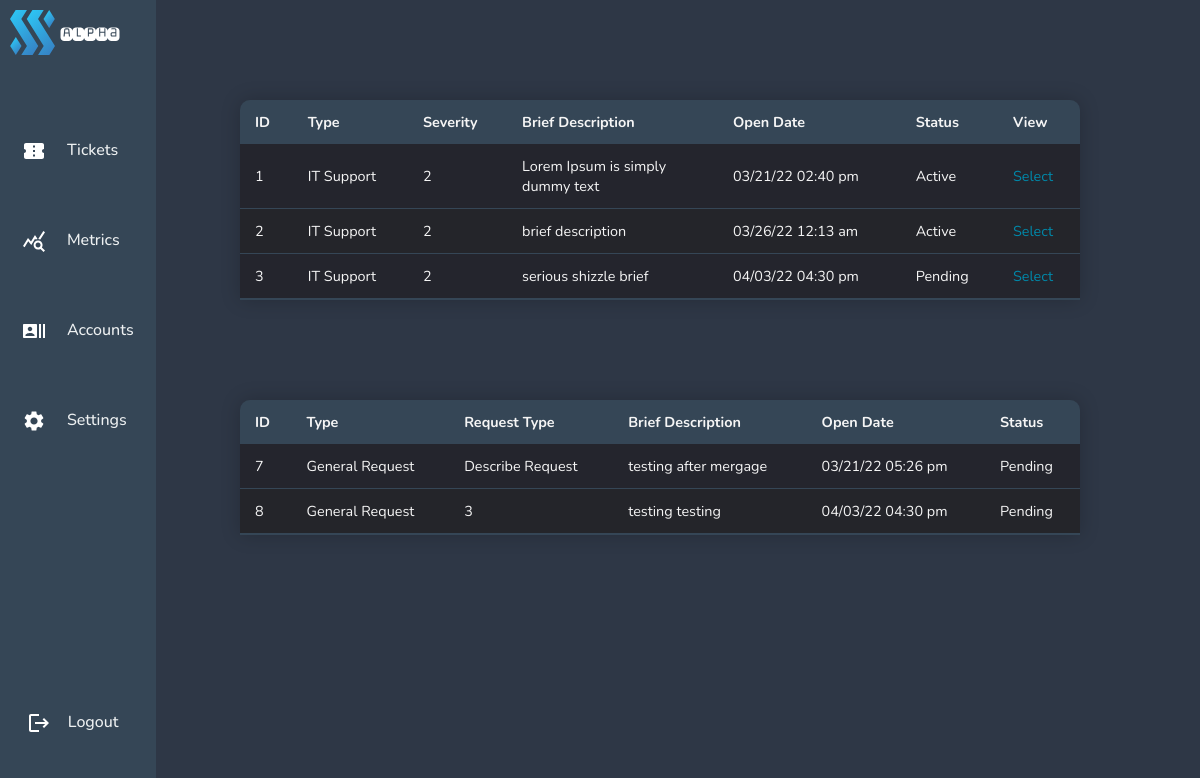
/pages/adviewtest.php, run on an earlier commit of the app's database.
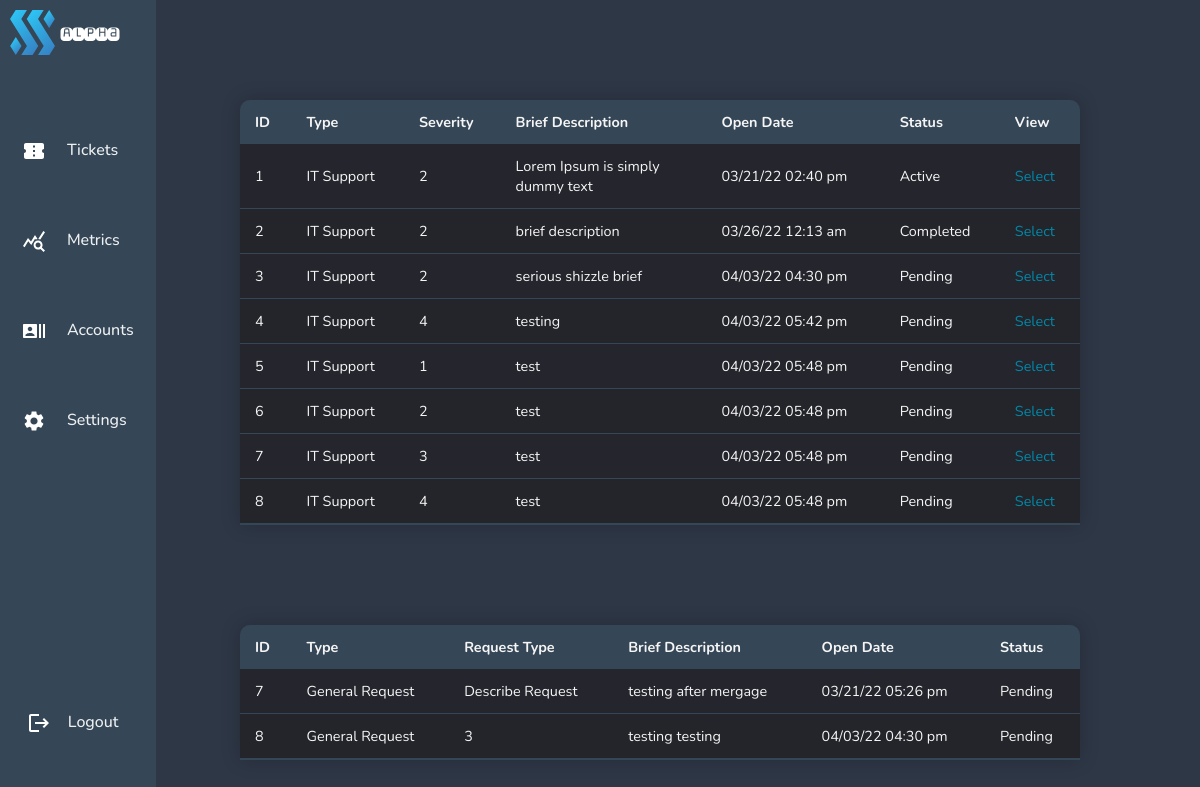
And on a later commit of the database.
### tables this page shows
CREATE TABLE "itticket" (
	"id"	INTEGER,
	"user"	INTEGER,
	"type"	TEXT,
	"severity"	TEXT,
	"brief"	INTEGER,
	"full"	TEXT,
	"createdon"	TEXT,
	"status"	TEXT,
	"comment"	TEXT,
	"updatedon"	TEXT,
	PRIMARY KEY("id"),
	FOREIGN KEY("severity") REFERENCES "itsupportservices"("id")
);

CREATE TABLE "requestticket" (
	"id"	INTEGER,
	"type"	TEXT,
	"request"	TEXT,
	"brief"	TEXT,
	"full"	TEXT,
	"status"	TEXT,
	"createdon"	TEXT,
	PRIMARY KEY("id" AUTOINCREMENT)
);

### pages/adviewtest.php (the view, shortened to what this page needs)
<!DOCTYPE html>
<html lang="en">
<head>
    <?php include'../navigation/admindashnavbar.php';
    require ('../config/dbcon.php'); ?>
    <link rel="stylesheet" href="../navigation/admindashnavbar.css">
    <link rel="stylesheet" href="../css/admintickettable.css">
</head>
<body bgcolor="#2E3746">
<div class="full-screen-container">
    <?php
    $query = "SELECT * FROM itticket";
    $statement = $conn->prepare($query);
    $statement->execute();
    $statement->setFetchMode(PDO::FETCH_OBJ);
    $result = $statement->fetchAll();
    ?>
    <table class="ticket-table">
        <thead>
        <tr>
            <th>ID</th>
            <th>Type</th>
            <th>Severity</th>
            <th>Brief Description</th>
            <th>Open Date</th>
            <th>Status</th>
            <th>View</th>
        </tr>
        </thead>
        <?php foreach($result as $data) { ?>
            <tr>
                <td><?= $data->id; ?> </td>
                <td><?= $data->type; ?> </td>
                <td><?= $data->severity; ?> </td>
                <td><?= $data->brief; ?> </td>
                <td><?= $data->createdon ?> </td>
                <td><?= $data->status; ?> </td>
                <td>
                    <a href="../pages/admin-select-ticket.php?id=<?= $data->id; ?>" class="selectbutton">Select</a>
                </td>
            </tr>
            <?php
        }
        ?>
    </table>
    <?php
    $query = "SELECT * FROM requestticket";
    $statement = $conn->prepare($query);
    $statement->execute();
    $statement->setFetchMode(PDO::FETCH_OBJ);
    $result = $statement->fetchAll();
    ?>
    <table class="ticket-table" >
        <thead>
        <tr>
            <th>ID</th>
            <th>Type</th>
            <th>Request Type</th>
            <th>Brief Description</th>
            <th>Open Date</th>
            <th>Status</th>
        </tr>
        </thead>
        <?php foreach($result as $data) { ?>
            <tr>
                <td><?= $data->id; ?> </td>
                <td><?= $data->type; ?> </td>
                <td><?= $data->request; ?> </td>
                <td><?= $data->brief; ?> </td>
                <td><?= $data->createdon; ?> </td>
                <td><?= $data->status; ?> </td>
            </tr>
            <?php
        }
        ?>
    </table>
</div>
</body>
</html>

### navigation/admindashnavbar.php (shortened to what this page needs)
<!DOCTYPE html>
    <head>
        <link rel="stylesheet" href="admindashnavbar.css">
    </head>
    <body>
    <div class="navbar">
        <header>
            <a class="logo" href="/"><img src="../images/logo.svg" width="45" height="45" alt="logo"></a>
            <a class="logo2" href="/"><img src="../images/alpha.svg" width="60" height="60" alt="logo"></a>
            <nav>
                <ul class="nav__links">
                    <li><a href="../pages/adminviewticket.php" class="link1">&nbsp;&nbsp;&nbsp;&nbsp;&nbsp;Tickets</a></li>
                    <li><a href="../pages/metrics.php" class="link2">&nbsp;&nbsp;&nbsp;&nbsp;&nbsp;Metrics</a></li>
                    <li><a href="../pages/accounts.php" class="link3">&nbsp;&nbsp;&nbsp;&nbsp;&nbsp;Accounts</a></li>
                    <li><a href="#" class="link4">&nbsp;&nbsp;&nbsp;&nbsp;&nbsp;Settings</a></li>
                </ul>
            </nav>
            <a class="cta" href="../pages/home.php">&nbsp;&nbsp;&nbsp;&nbsp;Logout</a>
        </header>
    </div>
    </body>
</html>

### navigation/admindashnavbar.css (style rules this page uses)
* { box-sizing: border-box; margin: 0; padding: 0; }
header { flex-direction: column; height: 100%; width: 13%; top: 0; left: 0; position: fixed; background-color: #354656 ; }
.logo { position: fixed; top: 10px; left: 10px; z-index: 9999; }
.logo2 { position: fixed; top: 4px; left: 60px; }
.nav__links a, .cta, .overlay__content a { display: flex; justify-content: flex-start; font-family: "Nunito", sans-serif; font-size: medium; font-weight: 500; color: #edf0f1; text-decoration: none; }
.link1::before { white-space: normal; content: url("../images/ticketicon.svg"); margin-left: 4px; }
.link2::before { content: url("../images/metricsicon.svg"); margin-left: 4px; }
.link3::before { content: url("../images/accountsicon.svg"); margin-left: 4px; }
.link4::before { content: url("../images/settingsicon.svg"); margin-left: 4px; }
.nav__links { list-style: none; display: flex; flex-direction: column; justify-content: space-between; padding-top: 300px; position: fixed; top: 100px; left: 0px; z-index: 9999; padding: 9px 17px; }
.nav__links li { padding: 30px 20px; padding-left: 1px; }
.nav__links li a { transition: color 0.3s ease 0s; }
.cta { position: fixed; bottom: 50px; left: 10px; z-index: 9999; padding: 9px 17px; background-color: transparent; border: none; border-radius: 15px; cursor: pointer; transition: background-color 0.3s ease 0s; }
.cta:before { content: url("../images/logouticon.svg"); }

### css/admintickettable.css (style rules this page uses)
* { box-sizing: border-box; font-family: "Nunito", sans-serif; }
.ticket-table { table-layout: fixed; margin-top: 100px; margin-left: 20%; margin-right: auto; margin-bottom: 0px; font-size: 0.9em; min-width: 70%; max-width: 70%; border-collapse: collapse; border-radius: 10px 10px 0 0; box-shadow: 0 0 20px rgba(0, 0 ,0, 0.20); overflow: hidden; }
.ticket-table thead tr { background-color: #354656; color: whitesmoke; text-align: left; font-weight: bold; }
.ticket-table th, .ticket-table td { max-width:180px; word-wrap:break-word; padding: 12px 15px; }
.ticket-table tbody tr { border-bottom: 1px solid #354656; color: whitesmoke; }
.ticket-table tbody tr:nth-of-type(even) { background-color: #24252a; }
.ticket-table tbody tr:nth-of-type(odd) { background-color: #24252d; }
.ticket-table tbody tr:last-of-type { border-bottom: 2px solid #354656; }
.ticket-table a { text-decoration : none; color: #0088a9; transition: color 0.3s ease 0s; }

What changed in the data, as far as the page shows it:
changed itticket "brief description": status "Active" → "Completed"
added itticket: id "4", type "IT Support", severity "4", brief "testing", createdon "04/03/22 05:42 pm", status "Pending"
added itticket: id "5", type "IT Support", severity "1", brief "test", createdon "04/03/22 05:48 pm", status "Pending"
added itticket: id "6", type "IT Support", severity "2", brief "test", createdon "04/03/22 05:48 pm", status "Pending"
added itticket: id "7", type "IT Support", severity "3", brief "test", createdon "04/03/22 05:48 pm", status "Pending"
added itticket: id "8", type "IT Support", severity "4", brief "test", createdon "04/03/22 05:48 pm", status "Pending"
